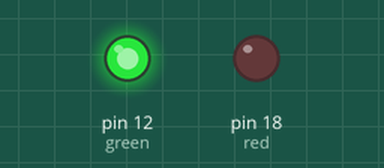
This program was run on a simulated Raspberry Pi (header pin numbers). Parts: output pins drawn as LEDs (lit = HIGH). At 1.5 s the program stops and its outputs stay as they are.

Above: at 0.1 s.
At 1.1 s:
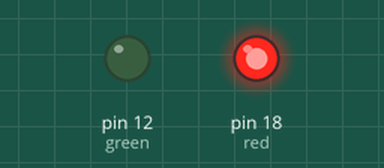
At 1.6 s:
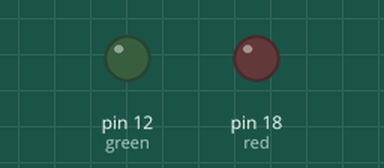
Timing chart, 0 to 3.0 s (numbered marks = the images above):
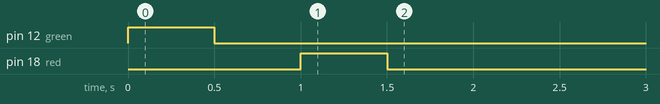

The program:

gpioPython.py
```python
import RPi.GPIO as GPIO
import time

green = 12
red = 18

GPIO.setwarnings(False)
GPIO.setmode(GPIO.BOARD)
GPIO.setup(green, GPIO.OUT)
GPIO.setup(red, GPIO.OUT)

while True:
	GPIO.output(green, GPIO.HIGH)
	#print("LED on!")
	time.sleep(.5)
	GPIO.output(green, GPIO.LOW)
	time.sleep(0.5)
	GPIO.output(red, GPIO.HIGH)
	time.sleep(0.5)
	GPIO.output(red, GPIO.LOW)
	exit()
```

Measured:
- by itself, pin 12 (green): LOW → HIGH at 0.00 s, → LOW 0.50 s later
- by itself, pin 18 (red): LOW → HIGH at 1.0 s, → LOW 0.50 s later
